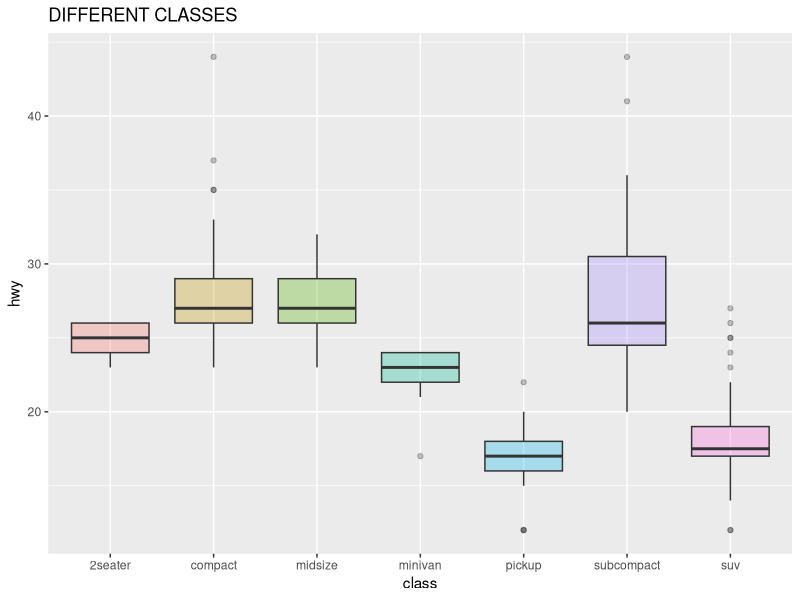
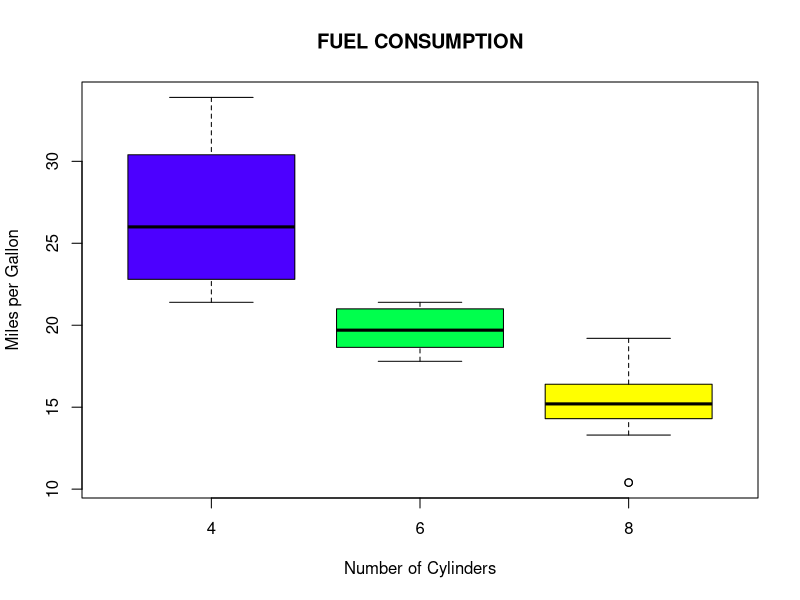

These charts were generated, in order, by the following R code:
#1. Create a box and whisker plot by class using mtcars dataset.


#there is no class variable 
#i find in mtcars dataset so that unable to plot through mtcars dataset
#however i find class variable in mpg dataset hence i'm plotting that here 


#using mpg dataset to plot boxplot between variable class & hwy

library(ggplot2)
#using a different color for each group
ggplot(mpg, aes(x=class, y=hwy,fill=class, font.main=3)) +  
  ggtitle(toupper("Different Classes")) +
  geom_boxplot(alpha=0.3) +theme(legend.position="none")

#one more example 

boxplot(mpg~cyl, data=mtcars, 
        main= toupper("Fuel Consumption"), font.main=3, 
        col= topo.colors(3), xlab="Number of Cylinders", 
        ylab="Miles per Gallon")
